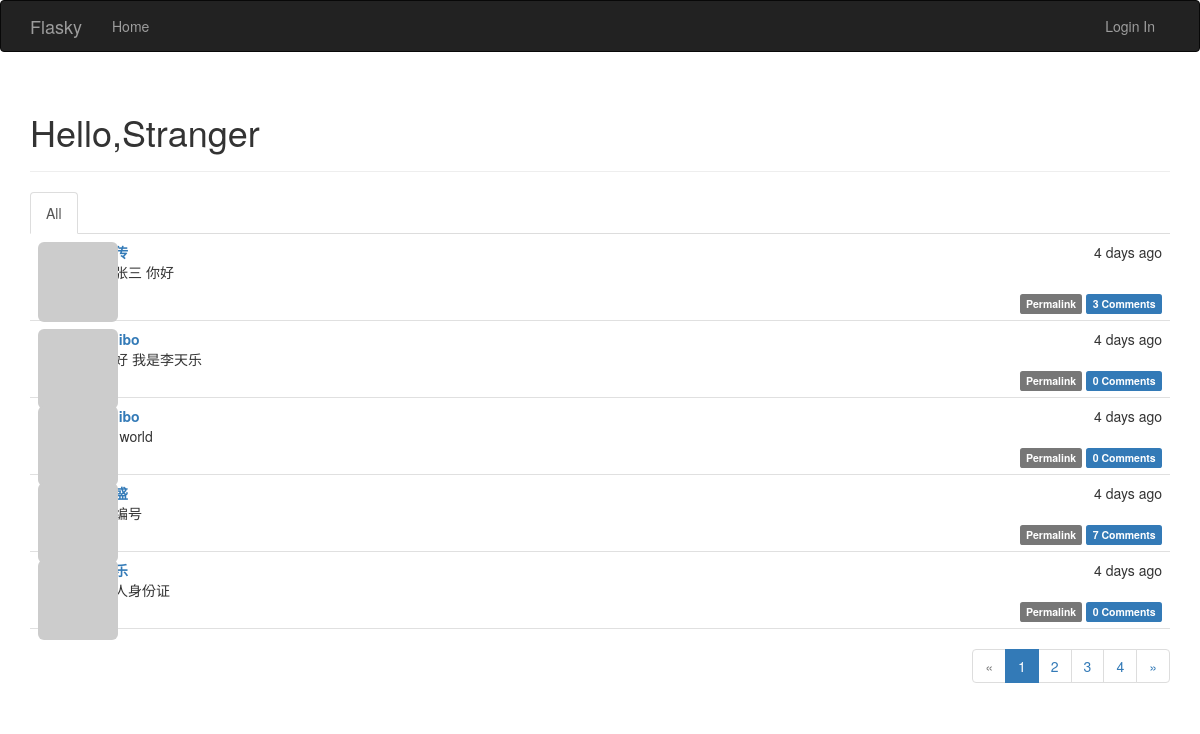
The page / on the database its author committed.
### app/models.py (models this page shows, shortened)
class Post(db.Model):
    __tablename__ = 'posts'
    id = db.Column(db.Integer, primary_key=True)
    body = db.Column(db.Text)
    body_html = db.Column(db.Text)
    timestamp = db.Column(db.DateTime, index=True, default=datetime.utcnow())
    author_id = db.Column(db.Integer, db.ForeignKey('users.id'))
    comments = db.relationship('Comment', backref='post', lazy='dynamic')

### app/main/views.py (the view)
@main.route('/', methods=['GET', 'POST'])
def index():
    form = PostForm()
    if current_user.can(Permission.WRITE) and form.validate_on_submit():
        post = Post(body=form.body.data, author=current_user._get_current_object())
        db.session.add(post)
        db.session.commit()
        return redirect(url_for('.index'))
    page = request.args.get('page', 1, type=int)
    show_followed = False
    if current_user.is_authenticated:
        show_followed = bool(request.cookies.get('show_followed', ''))
    if show_followed:
        query = current_user.followed_posts
    else:
        query = Post.query
    pagination = query.order_by(Post.timestamp.desc()).paginate(page, per_page=current_app.config[
        'FLASKY_POSTS_PER_PAGE'], error_out=False)
    posts = pagination.items
    return render_template('index.html', form=form, posts=posts, show_followed=show_followed, pagination=pagination)

### app/auth/views.py (called while the page is built)
@auth.before_app_request
def before_request():
    if current_user.is_authenticated:
        current_user.ping()
        if not current_user.confirmed \
                and request.endpoint \
                and request.blueprint != 'auth' \
                and request.endpoint != 'static':
            return redirect(url_for('auth.unconfirmed'))

### app/main/__init__.py (called while the page is built)
@main.app_context_processor
def inject_permissions():
    return dict(Permission=Permission)

### app/main/views.py (called while the page is built)
@main.after_app_request
def after_request(response):
    for query in get_debug_queries():
        if query.duration >= current_app.config['FLASKY_SLOW_DB_QUERY_TIME']:
            current_app.logger.warning('Slow query: %s\nParameters: %s\nDuration: %fs\nContext: %s\n'
                                       % (query.statement,query.parameters,query.duration,query.context))
    return response

### app/models.py (called while the page is built)
    def gravatar_hash(self):
        return hashlib.md5(self.email.lower().encode('utf-8')).hexdigest()

    def gravatar(self, size=100, default='identicon', rating='g'):
        url = 'https://secure.gravatar.com/avatar'
        hash = self.avatar_hash or self.gravatar_hash()
        return '{url}/{hash}?s={size}&d={default}&r={rating}'.format(url=url, hash=hash, size=size, default=default,
                                                                     rating=rating)

    def can(self, permissions):
        return False

    def is_administrator(self):
        return False

### app/templates/index.html (shortened to what this page needs)
{% extends "base.html" %}
{% import "bootstrap/wtf.html" as wtf %}
{% import "_macros.html" as macros %}
{% block page_content %}
    <div class="page-header">
        <h1>Hello,{% if current_user.is_authenticated %}{{ current_user.username }}{% else %}Stranger{% endif %}</h1>
    </div>
    <div class="post-tabs">
        <ul class="nav nav-tabs">
            <li{% if not show_followed %} class="active"{% endif %}><a href="{{ url_for('.show_all') }}">All</a></li>
        </ul>
        {% include '_posts.html' %}
    </div>
    {% if pagination %}
        <div class="pagination">
            {{ macros.pagination_widget(pagination,'.index') }}
        </div>
    {% endif %}
{% endblock %}

### app/templates/_posts.html (shortened to what this page needs)
<ul class="posts">
    {% for post in posts %}
        <li class="post">
            <div class="post-thumbnail">
                <a href="{{ url_for('.user',username=post.author.username) }}">
                    <img class="img-rounded profile-thumbnail" src="{{ post.author.gravatar(size=40) }}">
                </a>
            </div>
            <div class="post-content">
                <div class="post-date">{{ moment(post.timestamp).fromNow() }}</div>
                <div class="post-author"><a
                        href="{{ url_for('.user',username=post.author.username) }}">{{ post.author.username }}</a>
                </div>
                <div class="post-body">
                    {% if post.body_html %}
                        {{ post.body_html|safe }}
                    {% else %}
                        {{ post.body }}
                    {% endif %}
                </div>
                <div class="post-footer">
                    <a href="{{ url_for('.post',id=post.id) }}">
                        <span class="label label-default">Permalink</span>
                    </a>
                    <a href="{{ url_for('.post',id=post.id) }}#comments">
                        <span class="label label-primary">{{ post.comments.count() }} Comments</span>
                    </a>
                </div>
            </div>
        </li>
    {% endfor %}
</ul>

### app/static/styles.css (style rules this page uses)
.profile-thumbnail { position: absolute; }
div.post-tabs { margin-top: 16px; }
ul.posts { list-style-type: none; padding: 0px; margin: 16px 0px 0px 0px; border-top: 1px solid #e0e0e0; }
div.post-tabs ul.posts { margin: 0px; border-top: none; }
ul.posts li.post { padding: 8px; border-bottom: 1px solid #e0e0e0; }
div.post-date { float: right; }
div.post-author { font-weight: bold; }
div.post-thumbnail { position: absolute; }
div.post-content { margin-left: 48px; min-height: 48px; }
div.post-footer { text-align: right; }
div.pagination { width: 100%; text-align: right; padding: 0px; margin: 0px; }

### rows shown on the page
Post: timestamp "4 days ago", body_html "我是张三 你好", comments.count "3"
Post: timestamp "4 days ago", body "大家好 我是李天乐", comments.count "0"
Post: timestamp "4 days ago", body "hello world", comments.count "0"
Post: timestamp "4 days ago", comments.count "7"
Post: timestamp "4 days ago", body "借款人身份证", comments.count "0"

### other values the page prints
{{ p }} "1"
{{ p }} "2" "3" "4"
